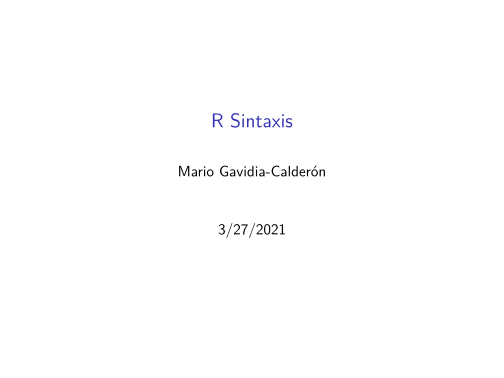

Recreate this plot in R.
---
title: "R Sintaxis"
author: "Mario Gavidia-Calderón"
date: "3/27/2021"
output: beamer_presentation
---

```{r setup, include=FALSE}
knitr::opts_chunk$set(echo = FALSE)
```

## R Markdown

This is an R Markdown presentation. Markdown is a simple formatting syntax for authoring HTML, PDF, and MS Word documents. For more details on using R Markdown see <http://rmarkdown.rstudio.com>.

When you click the **Knit** button a document will be generated that includes both content as well as the output of any embedded R code chunks within the document.

## Slide with Bullets

- Bullet 1
- Bullet 2
- Bullet 3

## Slide with R Output

```{r cars, echo = TRUE}
summary(cars)
```

## Slide with Plot

```{r pressure}
plot(pressure)
```
